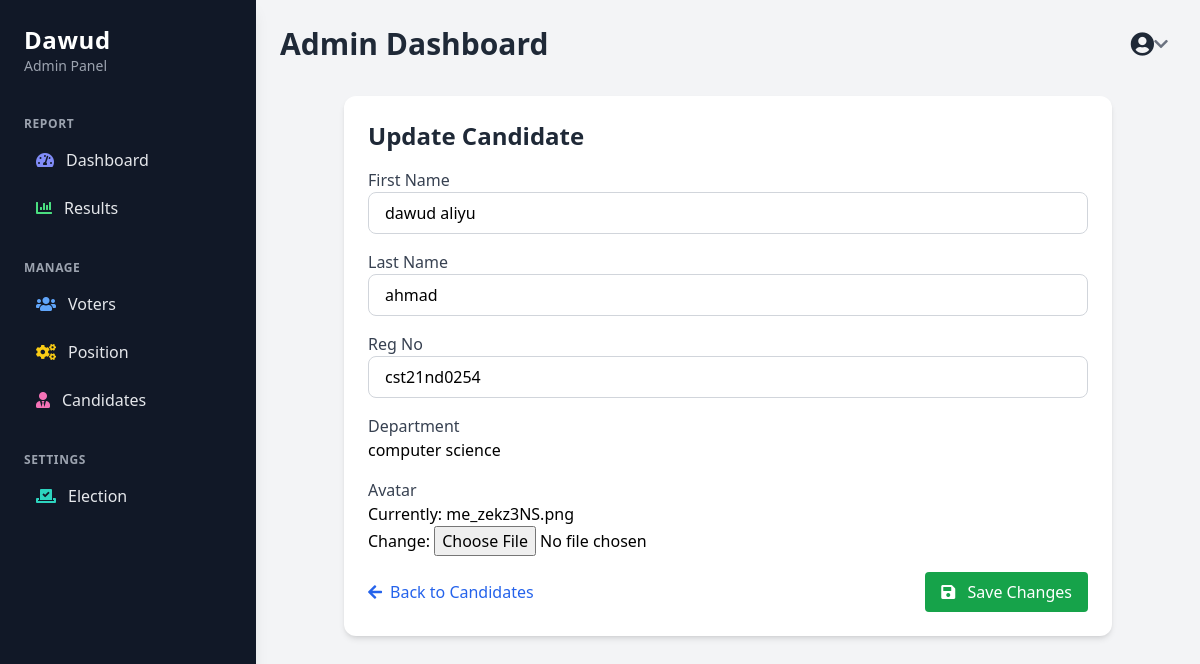
Page /update-candidate/1/ (signed in) on the earlier database version.
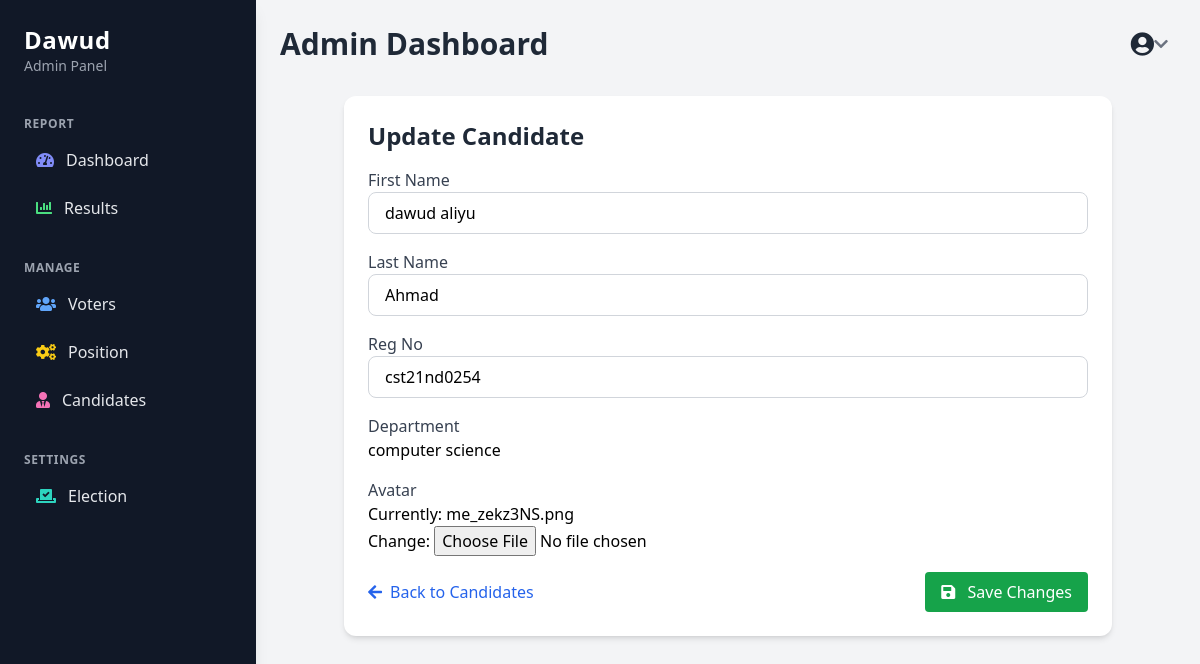
Same page on the later database version.
### maaun/models.py (models this page shows, shortened)
class Candidate(models.Model):
    first_name = models.CharField(max_length=255)
    last_name = models.CharField(max_length=255)
    department = models.CharField(max_length=255)
    reg_no = models.CharField(max_length=15, unique=True)
    position = models.ForeignKey('Position', on_delete=models.CASCADE, related_name="candidates")
    avater = models.ImageField(null= True, default="avater.png")
    created = models.DateTimeField(auto_now_add=True)

### maaun/views.py (the view)
# urls.py: path('update-candidate/<int:pk>/', views.update_candidate, name='update-candidate'),
@login_required(login_url='my-login')
def update_candidate(request, pk):
    candidate = get_object_or_404(Candidate, pk=pk)
    if request.method == 'POST':
        form = updteCandidateForm (request.POST, request.FILES, instance=candidate)
        if form.is_valid():
            form.save()
            return redirect('candidate')
    else:
        form = updteCandidateForm (instance=candidate)
    context = {'form': form}
    return render(request, 'maaun/update-candidate.html', context)

### maaun/forms.py
class updteCandidateForm(forms.ModelForm):
    class Meta:
        model = Candidate
        fields = ['first_name', 'last_name', 'department', 'reg_no',  'avater']

### maaun/templates/maaun/update-candidate.html (shortened to what this page needs)
{% load static %}
<!DOCTYPE html>
<html lang="en">
<head>
    <script src="https://cdn.tailwindcss.com"></script>
    <link href="https://cdnjs.cloudflare.com/ajax/libs/font-awesome/6.0.0-beta3/css/all.min.css" rel="stylesheet">
</head>
<body class="bg-gray-100 h-screen flex">
    {% include 'maaun/board-sidebar.html' %}
    <div class="flex-1 ml-64 p-6 overflow-auto">
        {% include 'maaun/board-navbar.html' %}
        <div class="max-w-3xl mx-auto bg-white rounded-xl shadow-md overflow-hidden p-6">
            <h2 class="text-2xl font-bold mb-4 text-gray-800">Update Candidate</h2>
            <form method="POST" enctype="multipart/form-data" class="space-y-4">
    <div>
        <label for="id_first_name" class="block font-medium text-gray-700">First Name</label>
        <input type="text" name="first_name" id="id_first_name" value="{{ form.first_name.value|default:'' }}"
            class="w-full px-4 py-2 border border-gray-300 rounded-lg focus:outline-none focus:ring-2 focus:ring-blue-500">
    </div>
    <div>
        <label for="id_last_name" class="block font-medium text-gray-700">Last Name</label>
        <input type="text" name="last_name" id="id_last_name" value="{{ form.last_name.value|default:'' }}"
            class="w-full px-4 py-2 border border-gray-300 rounded-lg focus:outline-none focus:ring-2 focus:ring-blue-500">
    </div>
    <div>
        <label for="id_reg_no" class="block font-medium text-gray-700">Reg No</label>
        <input type="text" name="reg_no" id="id_reg_no" value="{{ form.reg_no.value|default:'' }}"
            class="w-full px-4 py-2 border border-gray-300 rounded-lg focus:outline-none focus:ring-2 focus:ring-blue-500">
    </div>
    <div>
        <label for="id_department" class="block font-medium text-gray-700">Department</label>
        {{ form.department }}
    </div>
    <div>
        <label for="id_avater" class="block font-medium text-gray-700">Avatar</label>
        {{ form.avater }}
    </div>
    <div class="flex justify-between justify-end">
    <a href="{% url 'candidate' %}" class="inline-flex items-center text-blue-600 hover:underline">
        <i class="fas fa-arrow-left mr-2"></i> Back to Candidates
    </a>
    <button type="submit" class="px-4 py-2 bg-green-600 text-white rounded hover:bg-green-700">
        <i class="fas fa-save mr-2"></i> Save Changes
    </button>
</div>
</form>
        </div>
    </div>
</body>
</html>

Differences in the rows shown:
changed Candidate "dawud aliyu": last_name "ahmad" → "Ahmad"
